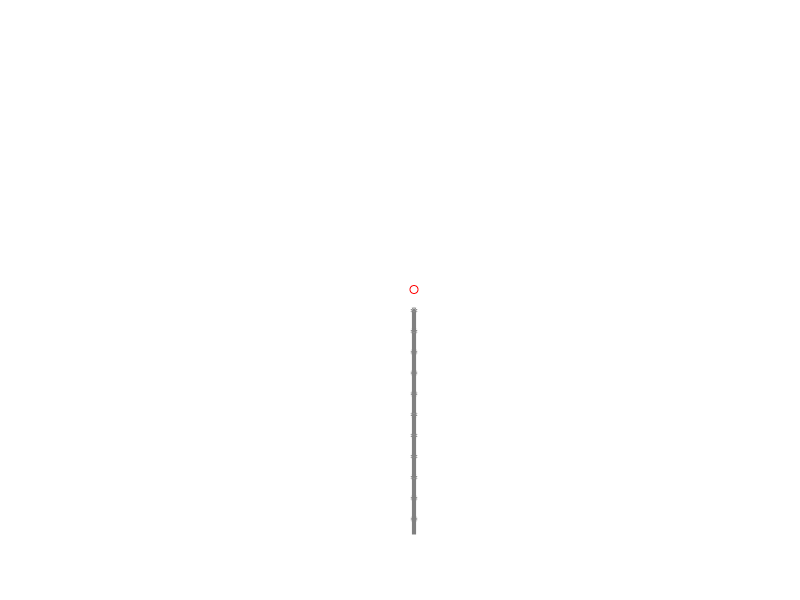

This figure's MATLAB source: (Note: this script raises an error after producing the figure.)
function main()

% Authors: Kimia Forghani, Yancy Diaz-Mercado
%
% Date Created: 02/14/2025
%
% Copyright (c) 2025
% Collaborative Controls and Robotics Laboratory
% University of Maryland, College Park
%
% All rights reserved.

clc
clear
warning('off', 'all');

% Global variable to track key presses
    global pressedKeys;
    pressedKeys = struct('w', false, 'a', false, 's', false, 'd', false);

%init params
    timeStep = 0.048;           %Change this based on hardware
    n = 30;                     %Number of nodes in the chain
    ell_thread = 200;           %Thread length
    deltaL=ell_thread/(n-1);
    separationEnforcementGain = 10;
    SafetyDistance = 0.5;

%%
% Initial position of the needle
    needle_pos = [0; -40];          %[x; y]
    needle_pos_temp = needle_pos;

    initSep = 0.99*deltaL;          %Initial distanc between each two nodes
    initPos = needle_pos';
    threadXY = [ones(n, 1)*initPos(1,1)  ,  (initPos(1,2)-initSep: -initSep: (n-1)*-initSep+initPos(1,2)-initSep)'];
    threadXY=threadXY'; %size(threadXY) = 2 X n

    % Create a figure for capturing key presses
    hFig = figure;
    set(hFig, 'KeyPressFcn', @keyPress);
    set(hFig, 'KeyReleaseFcn', @keyRelease); % Handle key release

    hNeedle =  plot(needle_pos(1,1), needle_pos(2,1), 'r-o');
    hold on

    hThread = plot(threadXY(1,:), threadXY(2,:) , '-o','LineWidth',3,'MarkerSize', 2, 'MarkerFaceColor', 0.75*[1 1 1],'Color', 0.5*[1 1 1]); % Suture initially rest on x axis 
    axis([-80 80 -120 40 -5 5]);
    axis off; 
    set(gcf, 'Color', 'w');
    
%% Visualize Abdominal Wall and Inguinal Ring
%Visualization parameters
    rho_p = 0.00071/2*1000; %[mm] outer radius of the needle
    percentageFromEdge2Ring = 0.85;
%Hernia visualization
    [~,abdominalWall,~] = visualizeInguinalRing('NeedleRadius',2*rho_p,'FractionEdgeToRing',percentageFromEdge2Ring);

%Obstacle Triangulation
    tri_vertices{1} = triangles_vertices_delaunay(abdominalWall{1}); %project point method
    tri_vertices{2} = triangles_vertices_delaunay(abdominalWall{2}); %project point method
    tri_vertices{3} = triangles_vertices_delaunay(abdominalWall{3}); %project point method

%%
%Choose your barrier function

%Without Stiffness Lyapunov Function: suitable for silk suture
%     barrierCertificate = create_si_connectivity_barrier_certificate_with_obstacles('MaxSeparation',deltaL,'SafetyDistance', SafetyDistance,'BarrierGain',separationEnforcementGain,'N',n,'tri_verices',tri_vertices);

%With Stiffness Lyapunov Function: suitable for Polyamide suture
    barrierCertificate = create_si_connectivity_barrier_certificate_with_obstacles_stiff('MaxSeparation',deltaL,'SafetyDistance', SafetyDistance,'BarrierGain',separationEnforcementGain,'N',n,'tri_verices',tri_vertices);

%%
%initial thread vlocity
    threadXYVel = zeros(2,n); %Initially stationary 
j=1;
tic; %start timer
while j<1000

    threadXYVel = 0.8* threadXYVel; %Damping effect Beta=0.9
    needle_step = getNeedleStep(); % Compute the movement based on active keys
    du = (needle_step)./timeStep;   %Needle velocity based on user input
   
%************************ Thread Update Start *************************
    [threadXYVel, duC, B(j,:), Btis(j,:)] = barrierCertificate(threadXYVel,threadXY,needle_pos_temp,du);

%CLF 
    if j>1
        % slows down needle if two consecutive obs
        Btis(j,:) = Btis(j,:)*1e-3;
    
        % Define the lengths of the sections
        n1 = n+1;
    
        % Extract the three parts of the vector
        Btis_part1 = Btis(j, 1:n1);                   % First part
        Btis_part2 = Btis(j, n1+1:2*n1);              % Second part
        Btis_part3 = Btis(j, 2*n1+1:3*n1);            % Third part
    
        Bthresh = 0.03;
        velthresh = 4;
        % Check if Btis(j, i) in any two of the three parts is < Bthresh
        condition1 = (Btis_part1 < Bthresh & Btis_part2 < Bthresh) | ...
                     (Btis_part1 < Bthresh & Btis_part3 < Bthresh) | ...
                     (Btis_part2 < Bthresh & Btis_part3 < Bthresh);
                 if any(condition1)  
                        % Find the index where the condition is true
                        index = find(condition1, 2); % Find the first index where condition1 is true
        
                        % Check if condition1 is true for any element
                        if ~isempty(index) && any(arrayfun(@(i) norm(threadXYVel(:, mod(i,n)+1)), index) > velthresh) 
                            duC = duC * 0.9^sum(condition1);
                            threadXYVel = threadXYVel* 0.9^sum(condition1);
                            hThread.Color = [1, 165/255 * (13 - sum(condition1)) / 12,0]; %orange
                        else 
                            hThread.Color = [0,0.2,1]; %blue
                        end
        
                 else
                         hThread.Color = [0,1,0]; %green
                 end
    end

    %Update thread visual
    [threadXY, threadXYVel, hThread ,needle_pos_temp] = ThreadUpdateBarrier(threadXY, threadXYVel, timeStep, hThread,needle_pos_temp, duC);
        
    %************************* Thread Update End **************************

    %Update needle 
    hNeedle.XData = needle_pos_temp(1,1);
    hNeedle.YData = needle_pos_temp(2,1);
    
    % Update the figure window 
    drawnow;  
%%
         elapsedTime = toc;  % Check the elapsed time
       
    if elapsedTime < timeStep
        pause(timeStep - elapsedTime);  % Adjust the pause to maintain consistent timing
    else
        disp(elapsedTime)
    end
  tic;  % Reset timer after each loop iteration

j=j+1;
end    

 figure()
    plot(1:j-1,B(:,1:5:end))
    title('h con1')
    xlabel('Iteration')
    ylabel('h(xi)')
    legend('node 1','node 6','node 11','node 16','node 21','node 26')

    figure()
    plot(2:j-1,1e3*Btis(2:j-1,1:n+1))
    xlabel('Iteration')
    ylabel('h(xi)')
    title('h obs1')

    figure()
    plot(2:j-1,1e3*Btis(2:j-1,n+2:2*n+2))
    xlabel('Iteration')
    ylabel('h(xi)')
    title('h obs2')

        figure()
    plot(2:j-1,1e3*Btis(2:j-1,2*n+3:3*n+3))
    xlabel('Iteration')
    ylabel('h(xi)')
    title('h obs3')

%% Function to compute the needle step based on active keys
function step = getNeedleStep()
    step_size = 0.4; %Increase this for increased velocity  
    step = [0; 0];
    
    if pressedKeys.w
        step = step + step_size .* [0; 1]; % Up
    end
    if pressedKeys.s
        step = step - step_size .* [0; 1]; % Down
    end
    if pressedKeys.a
        step = step - step_size .* [1; 0]; % Left
    end
    if pressedKeys.d
        step = step + step_size .* [1; 0]; % Right
    end
    % Normalize the step to keep consistent speed in diagonal movement
    if norm(step) > 0
        step = (step / norm(step)) * step_size;
    end
end

%% Function to handle key press events
function keyPress(~, event)
    if isfield(pressedKeys, event.Key)
        pressedKeys.(event.Key) = true;
    end
end

%% Function to handle key release events
function keyRelease(~, event)
    if isfield(pressedKeys, event.Key)
        pressedKeys.(event.Key) = false;
    end
end

 
end
